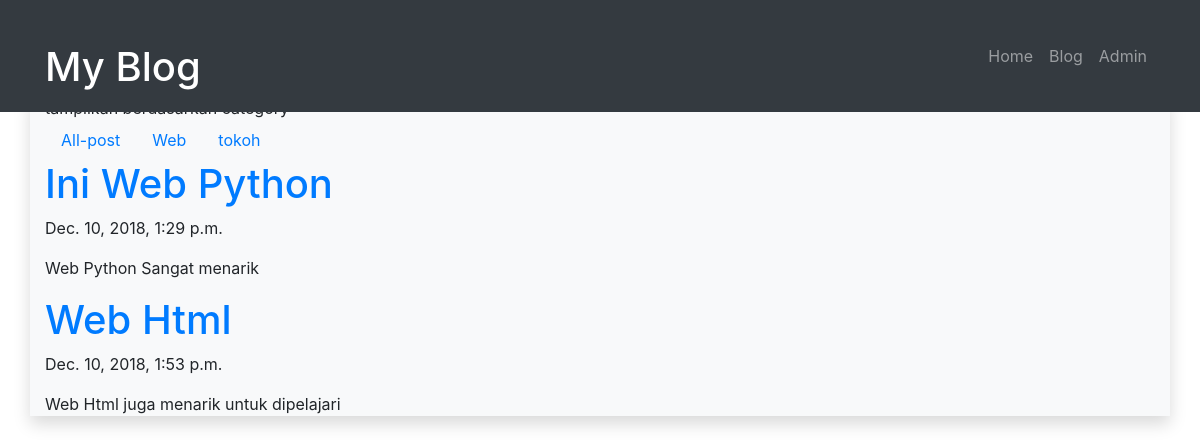
Screenshot of /blog/category/Web/ with the database file from the repository.
### blog/models.py (models this page shows, shortened)
class Post(models.Model):
	judul		= models.CharField(max_length=255)
	body		= models.TextField()
	category	= models.CharField(max_length=255)
	publish		= models.DateTimeField(auto_now_add = True)
	update		= models.DateTimeField(auto_now = True)
	slug		= models.SlugField(blank=True, editable = False)

### blog/views.py (the view)
# urls.py: url(r'^category/(?P<categoryInput>[\w-]+)/$', views.categoryPost, name="category"),
def categoryPost(request,categoryInput):
	posts = Post.objects.filter(category=categoryInput);
	categories = Post.objects.values('category').distinct();
	context = {
		'Judul':'Home Blog',
		'Content':'tampilkan berdasarkan category',
		'Categories':categories,
		'Posts':posts,
	}
	return render(request,'blog/category.html',context)

### blog/templates/blog/category.html (shortened to what this page needs)
{% extends "base.html" %}
{% block contents %}
	<ul class="nav">
		<li class="nav-item">
			<a class = "nav-link" href="/blog" title="">
				All-post
			</a>
		</li>
	{% for dataCategory in Categories %}
		<li class="nav-item">
			<a class = "nav-link" href="/blog/category/{{dataCategory.category}}" title="">
				{{dataCategory.category}}
			</a>
		</li>
	{% endfor %}
	</ul>
	{% for post in Posts %}
		<a href="/blog/post/{{post.slug}}" title="">
			<h1>{{post.judul}}</h1>
		</a>
		<p>{{post.publish}}</p>
		<p>{{post.body|truncatechars:200}}</p>
	{% endfor %}
{% endblock contents %}

### rows the page displays
Post: judul "Ini Web Python", publish "Dec. 10, 2018, 1:29 p.m.", body "Web Python Sangat menarik"
Post: judul "Web Html", publish "Dec. 10, 2018, 1:53 p.m.", body "Web Html juga menarik untuk dipelajari"

### other values shown
{{ dataCategory.category }} "Web" "tokoh"
